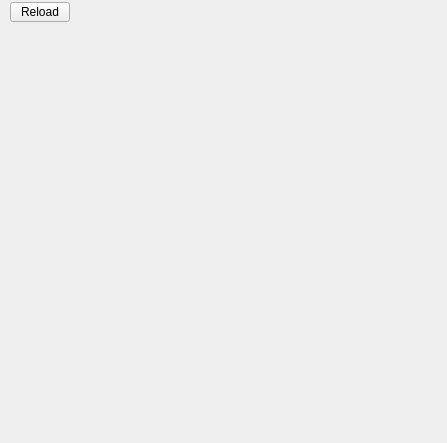
<?xml version="1.0" encoding="UTF-8"?>
<ui version="4.0">
 <class>nodeLibraryView</class>
 <widget class="QWidget" name="nodeLibraryView">
  <property name="geometry">
   <rect>
    <x>0</x>
    <y>0</y>
    <width>447</width>
    <height>443</height>
   </rect>
  </property>
  <property name="windowTitle">
   <string>Form</string>
  </property>
  <layout class="QVBoxLayout" name="verticalLayout" stretch="0,1">
   <property name="spacing">
    <number>0</number>
   </property>
   <property name="leftMargin">
    <number>2</number>
   </property>
   <property name="topMargin">
    <number>2</number>
   </property>
   <property name="rightMargin">
    <number>2</number>
   </property>
   <property name="bottomMargin">
    <number>0</number>
   </property>
   <item>
    <layout class="QHBoxLayout" name="horizontalLayout" stretch="0,1">
     <property name="spacing">
      <number>-1</number>
     </property>
     <property name="leftMargin">
      <number>8</number>
     </property>
     <property name="rightMargin">
      <number>8</number>
     </property>
     <item>
      <widget class="QPushButton" name="btn_reload">
       <property name="minimumSize">
        <size>
         <width>60</width>
         <height>20</height>
        </size>
       </property>
       <property name="maximumSize">
        <size>
         <width>60</width>
         <height>20</height>
        </size>
       </property>
       <property name="text">
        <string>Reload</string>
       </property>
      </widget>
     </item>
     <item>
      <spacer name="horizontalSpacer">
       <property name="orientation">
        <enum>Qt::Horizontal</enum>
       </property>
       <property name="sizeHint" stdset="0">
        <size>
         <width>40</width>
         <height>20</height>
        </size>
       </property>
      </spacer>
     </item>
    </layout>
   </item>
   <item>
    <widget class="NodeList" name="nodeList" native="true"/>
   </item>
  </layout>
 </widget>
 <customwidgets>
  <customwidget>
   <class>NodeList</class>
   <extends>QWidget</extends>
   <header>nodeList</header>
   <container>1</container>
   <slots>
    <slot>reloadLibrary()</slot>
   </slots>
  </customwidget>
 </customwidgets>
 <resources/>
 <connections>
  <connection>
   <sender>btn_reload</sender>
   <signal>clicked()</signal>
   <receiver>nodeLibraryView</receiver>
   <slot>onReload()</slot>
   <hints>
    <hint type="sourcelabel">
     <x>39</x>
     <y>19</y>
    </hint>
    <hint type="destinationlabel">
     <x>203</x>
     <y>267</y>
    </hint>
   </hints>
  </connection>
 </connections>
 <slots>
  <slot>onReload()</slot>
 </slots>
</ui>
